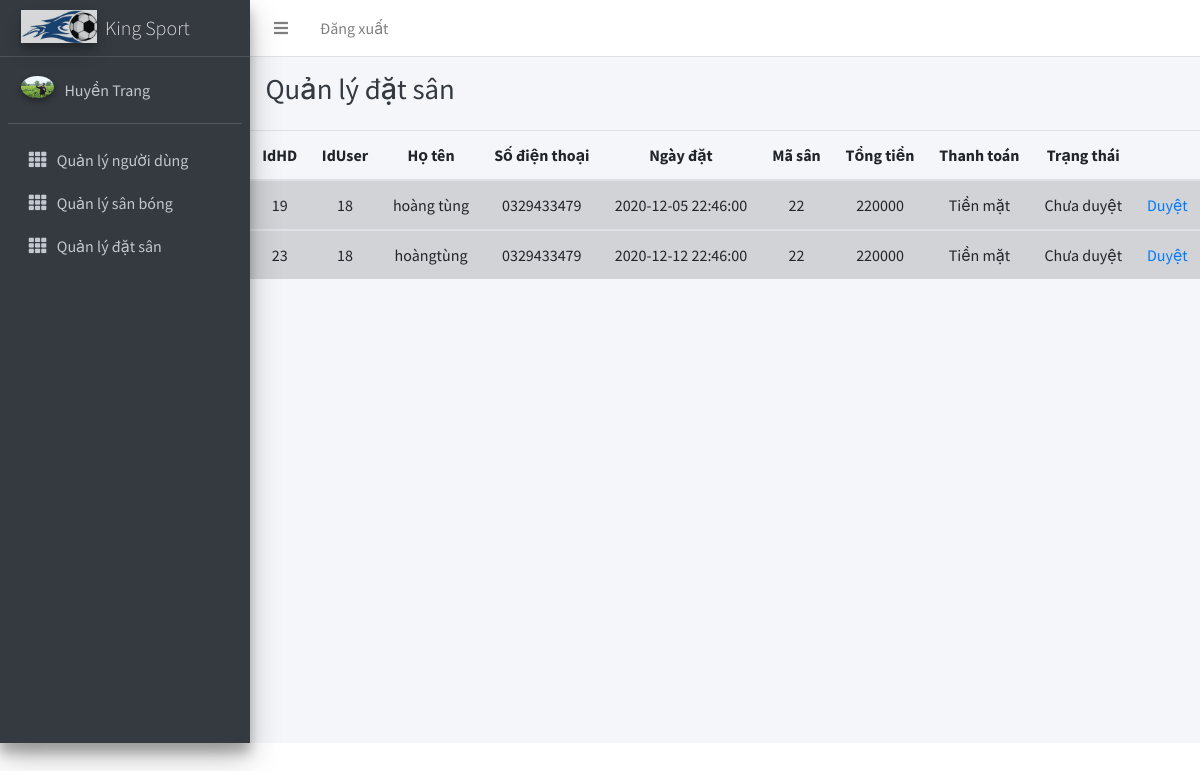
Screenshot of /QuanLyDatSan.php (signed in) with the database file from the repository.
### tables this page shows
CREATE TABLE `user` (
  `IdUser` int(10) NOT NULL,
  `UserName` char(100) NOT NULL,
  `FirstName` varchar(100) NOT NULL,
  `LastName` varchar(100) NOT NULL,
  `Email` char(100) NOT NULL,
  `Sdt` char(12) NOT NULL,
  `Address` varchar(100) NOT NULL,
  `Pass` char(100) NOT NULL,
  `Role` char(100) NOT NULL,
  `Avt` char(255) NOT NULL
);

CREATE TABLE `datsan` (
  `idHoaDon` int(10) NOT NULL,
  `IdUser` int(10) NOT NULL,
  `HoTen` varchar(255) NOT NULL,
  `Sdt` char(12) NOT NULL,
  `NgayDat` datetime NOT NULL,
  `MaSan` int(10) NOT NULL,
  `TongTien` int(100) NOT NULL,
  `ThanhToan` varchar(255) NOT NULL,
  `TrangThai` varchar(20) NOT NULL
);

### QuanLyDatSan.php (the view, shortened to what this page needs)
<?php
if (isset($_SESSION['user']) && ($_SESSION['role'] == "Admin") || $_SESSION['role'] == "Staff") {
    $IdUser = $_SESSION['id'];
} else {
    header("location: login.php");
    exit();
}
require_once('db.php');
?>
<!DOCTYPE html>
<html lang="en">
<head>
    <link rel="stylesheet" href="https://maxcdn.bootstrapcdn.com/bootstrap/4.5.2/css/bootstrap.min.css">
    <link rel="stylesheet" href="plugins/fontawesome-free/css/all.min.css">
    <link rel="stylesheet" href="dist/css/adminlte.min.css">
    <link rel="stylesheet" href="https://cdnjs.cloudflare.com/ajax/libs/font-awesome/4.7.0/css/font-awesome.min.css">
</head>
<body class="hold-transition sidebar-mini">
    <?php
    $conn = open_database();
    $sql = "SELECT * FROM user WHERE IdUser = $IdUser";
    $result = $conn->query($sql);
    $row = $result->fetch_assoc();
    ?>
    <div class="wrapper">
        <nav class="main-header navbar navbar-expand navbar-white navbar-light">
            <ul class="navbar-nav">
                <li class="nav-item">
                    <a class="nav-link" data-widget="pushmenu" href="#" role="button"><i class="fas fa-bars"></i></a>
                <li class="nav-item"><a class="nav-link" href="logout.php">Đăng xuất</a></li>
                </li>
            </ul>
        </nav>
        <aside class="main-sidebar sidebar-dark-primary elevation-4">
            <a href="trangChu.php" class="brand-link">
                <img src="dist/img/logo.jpg" alt="King Sport Logo" class="brand-image elevation-3" style="opacity: .8">
                <span class="brand-text font-weight-light">King Sport</span>
            </a>
            <div class="sidebar">
                <div class="user-panel mt-3 pb-3 mb-3 d-flex">
                    <div class="image">
                        <img src="<?php echo $row['Avt'] ?>" class="img-circle elevation-2" alt="User Image">
                    </div>
                    <div class="info">
                        <a href="#" class="d-block"><?php echo $row['FirstName'] . ' ' . $row['LastName'] ?></a>
                    </div>
                </div>
                <nav class="mt-2">
                    <ul class="nav nav-pills nav-sidebar flex-column" data-widget="treeview" role="menu"
                        data-accordion="false">
                        <li class="nav-item">
                            <a href="QuanLyUser.php" class="nav-link">
                                <i class="nav-icon fas fa-th"></i>
                                <p>
                                    Quản lý người dùng
                                </p>
                            </a>
                        </li>
                        <li class="nav-item">
                            <a href="QuanLySan.php" class="nav-link">
                                <i class="nav-icon fas fa-th"></i>
                                <p>
                                    Quản lý sân bóng
                                </p>
                            </a>
                        </li>
                        <li class="nav-item">
                            <a href="#" class="nav-link">
                                <i class="nav-icon fas fa-th"></i>
                                <p>
                                    Quản lý đặt sân
                                </p>
                            </a>
                        </li>
                    </ul>
                </nav>
            </div>
        </aside>
        <div class="content-wrapper">
            <div class="content-header">
                <div class="container-fluid">
                    <div class="row mb-2">
                        <div class="col-sm-6">
                            <h1 class="m-0 text-dark">Quản lý đặt sân</h1>
                        </div>
                    </div>
                </div>
            </div>
            <table class="table text-center">
                <thead>
                    <tr>
                        <th scope="col">IdHD</th>
                        <th scope="col">IdUser</th>
                        <th scope="col">Họ tên</th>
                        <th scope="col">Số điện thoại</th>
                        <th scope="col">Ngày đặt</th>
                        <th scope="col">Mã sân</th>
                        <th scope="col">Tổng tiền</th>
                        <th scope="col">Thanh toán</th>
                        <th scope="col">Trạng thái</th>
                        <th scope="col"></th>
                    </tr>
                </thead>
                <?php
                $conn = open_database();
                $sql1 = "SELECT * FROM datsan";
                $result1 = $conn->query($sql1);
                if ($result1->num_rows > 0) {
                    while ($row1 = $result1->fetch_assoc()) {
                        $idhd = $row1['idHoaDon'];
                ?>
                <tbody>
                    <tr class="table-active">
                        <td scope="col"><?php echo $row1['idHoaDon'] ?></td>
                        <td scope="col"><?php echo $row1['IdUser'] ?></td>
                        <td scope="col"><?php echo $row1['HoTen'] ?></td>
                        <td scope="col"><?php echo $row1['Sdt'] ?></td>
                        <td scope="col"><?php echo $row1['NgayDat'] ?></td>
                        <td scope="col"><?php echo $row1['MaSan'] ?></td>
                        <td scope="col"><?php echo $row1['TongTien'] ?></td>
                        <td scope="col"><?php echo $row1['ThanhToan'] ?></td>
                        <td scope="col"><?php echo $row1['TrangThai'] ?></td>
                        <td scope="col">
                            <a
                                href="duyet.php?MaSan=<?php echo $row1['MaSan'] ?>&IdHoaDon=<?php echo $idhd ?>">Duyệt</a>
                        </td>
                    </tr>
                </tbody>
                <?php
                    }
                } else {
                    echo '<div class="text-center text-success"> <h3> Hiện tại chưa ai đặt sân!!!</h3></div>';
                }
                ?>
            </table>
        </div>
    </div>
</body>
</html>

### rows the page displays
user: Avt (picture), FirstName "Huyền", LastName "Trang"
datsan: idHoaDon "19", IdUser "18", HoTen "hoàng tùng", Sdt "0329433479", NgayDat "2020-12-05 22:46:00", MaSan "22", TongTien "220000", ThanhToan "Tiền mặt", TrangThai "Chưa duyệt"
datsan: idHoaDon "23", IdUser "18", HoTen "hoàngtùng", Sdt "0329433479", NgayDat "2020-12-12 22:46:00", MaSan "22", TongTien "220000", ThanhToan "Tiền mặt", TrangThai "Chưa duyệt"
